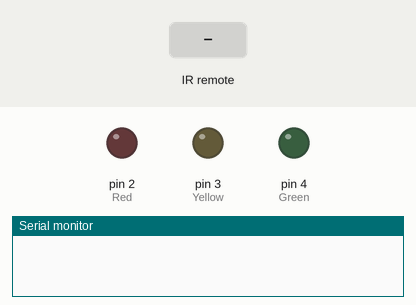
Recording of a sketch running on a simulated Arduino Uno, built with avr-gcc and run on an emulated ATmega328P. Parts: output pins drawn as LEDs (lit = HIGH), the last lines printed to the serial monitor. Inputs (shaded band) come from the test bench.

Above: at 1.2 s.
1.3 s: infrared code 0xFFA25D received
At 1.9 s:
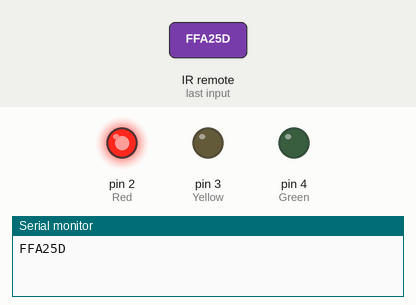
2.8 s: infrared code 0xFF629D received
At 4.0 s:
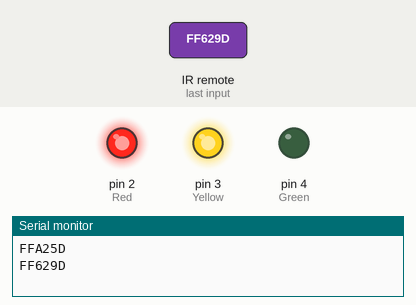
4.3 s: infrared code 0xFFE21D received
At 5.4 s:
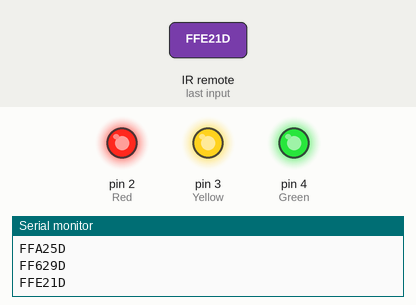
5.8 s: infrared code 0xFF22DD received
At 6.5 s:
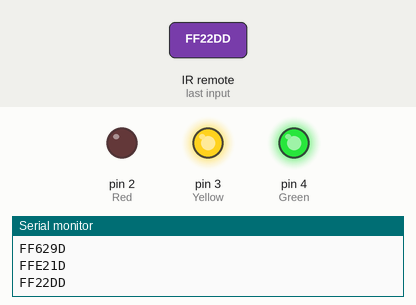
7.3 s: infrared code 0xFF02FD received
At 7.7 s:
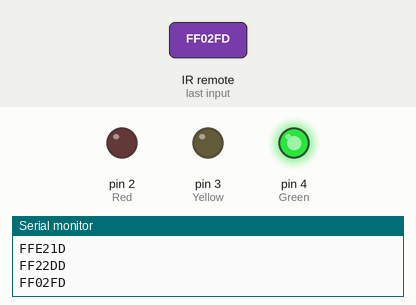
8.8 s: infrared code 0xFFA25D received
At 10.0 s:
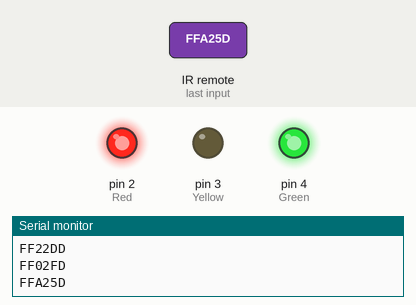
Timing chart, 0 to 11.3 s (numbered marks = the images above; inputs shaded):
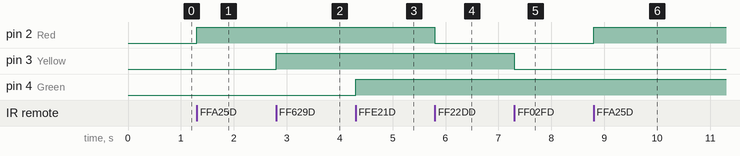

Measured:
- after the input at 1.3 s, pin 2 (Red): LOW → HIGH at once
- after the input at 2.8 s, pin 3 (Yellow): LOW → HIGH at once
- after the input at 4.3 s, pin 4 (Green): LOW → HIGH at once
- after the input at 5.8 s, pin 2 (Red): HIGH → LOW at once
- after the input at 7.3 s, pin 3 (Yellow): HIGH → LOW at once
- after the input at 8.8 s, pin 2 (Red): LOW → HIGH at once

The sketch:

12b_IrRemote_LEDx3.ino
```cpp
#include <IRremote.h>
#define pin_IR 11
#define Red 2
#define Yellow 3
#define Green 4

IRrecv irrecv(pin_IR);
decode_results odczyt;

void setup(){
  Serial.begin(9600);
  irrecv.enableIRIn(); // Aktywacja odczytu
  irrecv.blink13(true); // Po odebraniu kodu migaj diodą LED 13
  pinMode(Red, OUTPUT);
  pinMode(Yellow, OUTPUT);
  pinMode(Green, OUTPUT);
  digitalWrite(Red, LOW);
  digitalWrite(Yellow, LOW);
  digitalWrite(Green, LOW);
}
void loop(){
  if (irrecv.decode(&odczyt)){
    Serial.println(odczyt.value, HEX);
    irrecv.resume();
  }
  // Porównywanie wartości w HEX. Przed liczbą HEX dajemy 0x
  switch (odczyt.value){
    case 0xFFA25D: digitalWrite(Red, HIGH); break;    // cyfra 1
    case 0xFF629D: digitalWrite(Yellow, HIGH); break; // cyfra 2
    case 0xFFE21D: digitalWrite(Green, HIGH); break;  // cyfra 3
    case 0xFF22DD: digitalWrite(Red, LOW); break;     // cyfra 4
    case 0xFF02FD: digitalWrite(Yellow, LOW); break;  // cyfra 5
    case 0xFFC23D: digitalWrite(Green, LOW); break;   // cyfra 6
  }
}
```
